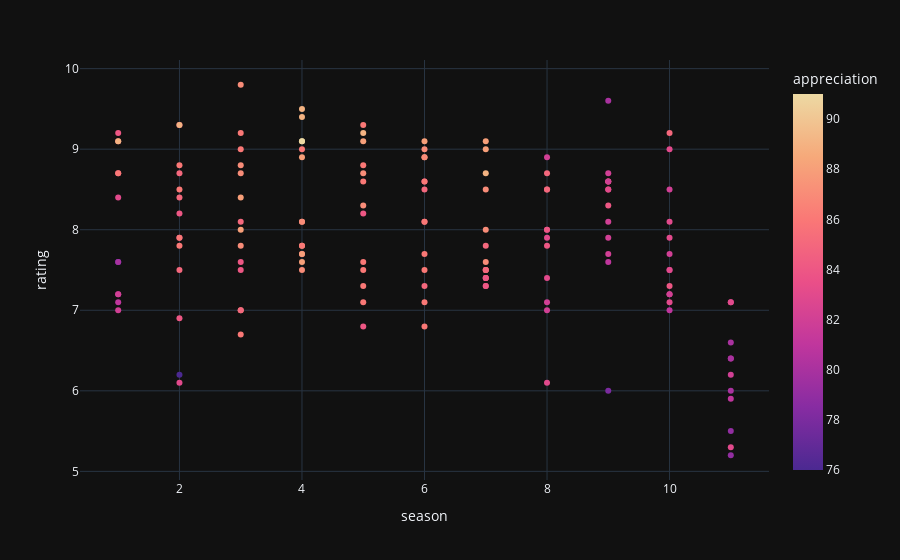

Here is the notebook cell this chart was saved with:
### Markdown cell above
### Scatter Plots

### Code cell
px.scatter(df, x='season', y='rating', color='appreciation', hover_data=['title'])

### Figure 1 — Plotly figure (JSON) as saved in the notebook; plotly's stock layout.template omitted (floating-point values rounded to 4 significant figures; data arrays with more than 128 entries replaced by an {"elided": "..."} marker saying what was removed)
{"data": [{"customdata": {"elided": "146x1 str values"}, "hovertemplate": "season=%{x}<br>rating=%{y}<br>title=%{customdata[0]}<br>appreciation=%{marker.color}<extra></extra>", "legendgroup": "", "marker": {"color": {"elided": "146 int values"}, "coloraxis": "coloraxis", "symbol": "circle"}, "mode": "markers", "name": "", "orientation": "v", "showlegend": false, "type": "scatter", "x": {"elided": "146 int values"}, "xaxis": "x", "y": {"elided": "146 float values"}, "yaxis": "y"}], "layout": {"coloraxis": {"colorbar": {"title": {"text": "appreciation"}}, "colorscale": [[0, "rgb(75, 41, 145)"], [0.1667, "rgb(135, 44, 162)"], [0.3333, "rgb(192, 54, 157)"], [0.5, "rgb(234, 79, 136)"], [0.6667, "rgb(250, 120, 118)"], [0.8333, "rgb(246, 169, 122)"], [1, "rgb(237, 217, 163)"]]}, "legend": {"tracegroupgap": 0}, "margin": {"t": 60}, "xaxis": {"anchor": "y", "domain": [0, 1], "title": {"text": "season"}}, "yaxis": {"anchor": "x", "domain": [0, 1], "title": {"text": "rating"}}}}
